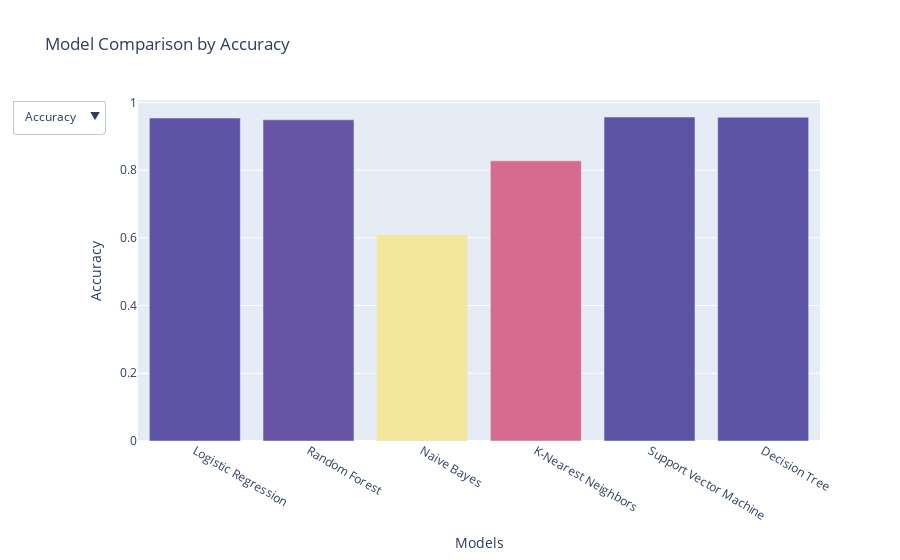

The cell this chart's notebook holds for it:
### Code cell
import plotly.graph_objects as go
from plotly.subplots import make_subplots
import plotly.io as pio


# Create a figure with initial data
fig = go.Figure()
# Create initial bar plot with the 'sunset' colorscale
initial_metric = 'Accuracy'
fig.add_trace(go.Bar(
    x=model_names,
    y=data[initial_metric],
    name=initial_metric,
    marker=dict(
        color=data[initial_metric],
        colorscale='sunset'
    )
))
fig.update_layout(
    title=f'Model Comparison by {initial_metric}',
    xaxis_title='Models',
    yaxis_title=initial_metric,
    updatemenus=[
        {
            "buttons": [
                {
                    "label": metric,
                    "method": "update",
                    "args": [
                        {"y": [data[metric]]},
                        {
                            "title": f"Model Comparison by {metric}",
                            "yaxis": {"title": metric},
                            "marker": dict(color=data[metric], colorscale='sunset')
                        }
                    ]
                } for metric in metric_names
            ],
            "direction": "down",
            "showactive": True
        }
    ]
)

fig.show()

### Figure 1 — Plotly figure (JSON) as saved in the notebook; plotly's stock layout.template omitted (floating-point values rounded to 4 significant figures)
{"data": [{"marker": {"color": [0.954, 0.9487, 0.6101, 0.8275, 0.9569, 0.9563], "colorscale": [[0, "rgb(243, 231, 155)"], [0.1667, "rgb(250, 196, 132)"], [0.3333, "rgb(248, 160, 126)"], [0.5, "rgb(235, 127, 134)"], [0.6667, "rgb(206, 102, 147)"], [0.8333, "rgb(160, 89, 160)"], [1, "rgb(92, 83, 165)"]]}, "name": "Accuracy", "type": "bar", "x": ["Logistic Regression", "Random Forest", "Naive Bayes", "K-Nearest Neighbors", "Support Vector Machine", "Decision Tree"], "y": [0.954, 0.9487, 0.6101, 0.8275, 0.9569, 0.9563]}], "layout": {"title": {"text": "Model Comparison by Accuracy"}, "updatemenus": [{"buttons": [{"args": [{"y": [[0.954, 0.9487, 0.6101, 0.8275, 0.9569, 0.9563]]}, {"marker": {"color": [0.954, 0.9487, 0.6101, 0.8275, 0.9569, 0.9563], "colorscale": "sunset"}, "title": "Model Comparison by Accuracy", "yaxis": {"title": "Accuracy"}}], "label": "Accuracy", "method": "update"}, {"args": [{"y": [[0.9549, 0.9515, 0.6515, 0.8275, 0.959, 0.9582]]}, {"marker": {"color": [0.9549, 0.9515, 0.6515, 0.8275, 0.959, 0.9582], "colorscale": "sunset"}, "title": "Model Comparison by Precision", "yaxis": {"title": "Precision"}}], "label": "Precision", "method": "update"}, {"args": [{"y": [[0.954, 0.9487, 0.6101, 0.8275, 0.9569, 0.9563]]}, {"marker": {"color": [0.954, 0.9487, 0.6101, 0.8275, 0.9569, 0.9563], "colorscale": "sunset"}, "title": "Model Comparison by Recall", "yaxis": {"title": "Recall"}}], "label": "Recall", "method": "update"}, {"args": [{"y": [[0.954, 0.9488, 0.5944, 0.8275, 0.9569, 0.9563]]}, {"marker": {"color": [0.954, 0.9488, 0.5944, 0.8275, 0.9569, 0.9563], "colorscale": "sunset"}, "title": "Model Comparison by F1 Score", "yaxis": {"title": "F1 Score"}}], "label": "F1 Score", "method": "update"}], "direction": "down", "showactive": true}], "xaxis": {"title": {"text": "Models"}}, "yaxis": {"title": {"text": "Accuracy"}}}}
